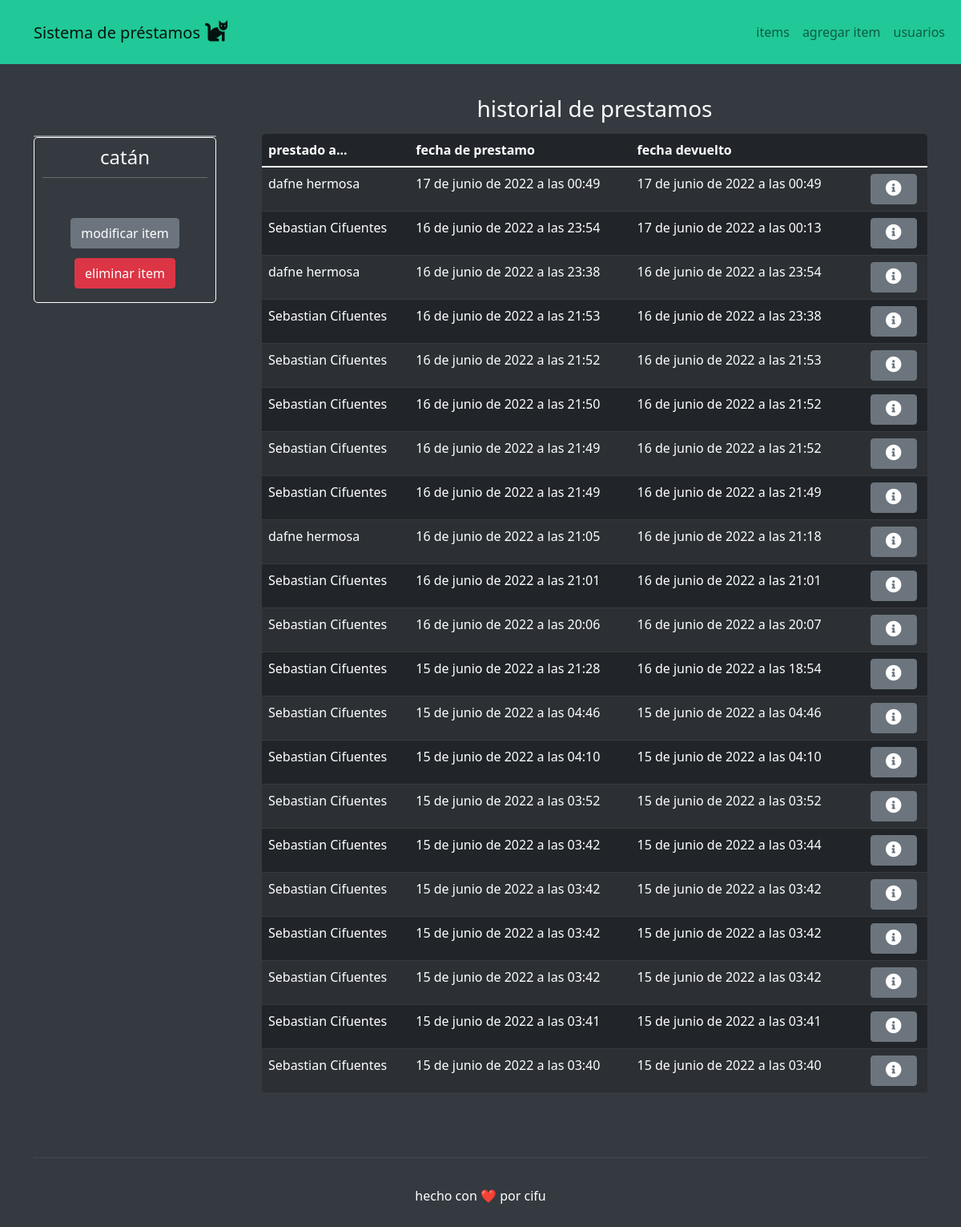
/1/, run on the app's committed database.
### items/models.py (models this page shows, shortened)
class item(models.Model):
    nombre = models.CharField(max_length=50)
    codigo = models.CharField(max_length=50, blank=True)
    categoria = models.ForeignKey(categoria, on_delete=models.CASCADE)
    description = models.CharField(max_length=250, blank=True)
    disponible = models.BooleanField()
    def __str__(self):
        return self.nombre

class prestamo(models.Model):
    usuario = models.ForeignKey(usuario, on_delete=models.CASCADE)
    item = models.ForeignKey(item, on_delete=models.CASCADE)
    fecha_prestamo = models.DateTimeField('fecha prestamo', null=True, blank=True)
    fecha_devuelto = models.DateTimeField('fecha devuelto', null=True, blank=True)
    devuelto = models.BooleanField(default=False)

class usuario(models.Model):
    nombre = models.CharField(max_length=150)
    rol = models.CharField(max_length=15, blank=True)
    rut = models.CharField(max_length=15, blank=True)
    correo = models.CharField(max_length=150, blank=True)
    def __str__(self):
        return self.nombre

### items/views.py (the view)
# urls.py: path('<int:id>/', views.item_, name='item_'),
def item_(request, id):
    print("request de item")
    item_ = get_object_or_404(item, pk=id)
    prestamos = prestamo.objects.filter(item=item_).order_by("-fecha_prestamo")
    return(render(request, 'item.html', {'item':item_, 'prestamos':prestamos}))

### items/templates/item.html (shortened to what this page needs)
{% extends 'base.html' %}
{% block content %}
<div class="container" style="padding-top: 39px;">
    <div class="row">
        <div class="col-auto col-md-3" style="margin-top: 50px;padding-right: 45px;">
            <div class="card" style="background: rgba(255,255,255,0.5);"></div>
            <form
                style="border-radius: 5px;padding-top: 10px;padding-right: 10px;padding-bottom: 10px;padding-left: 10px;border: 1px solid var(--bs-body-bg);border-top-style: solid;">
                <h1 class="fs-4 text-center" style="color: var(--bs-gray-100);">{{ item }}</h1>
                <hr
                    style="background: var(--bs-body-bg);border-width: 1px;border-color: var(--bs-body-bg);color: var(--bs-body-bg);margin-top: 10px;margin-bottom: 10px;" />
                    <div class="d-flex d-md-flex d-lg-flex justify-content-end justify-content-md-end align-items-md-center justify-content-lg-end justify-content-xl-center"
                    style="margin-top: 50px;padding-bottom: 7px;"> <button class="btn btn-secondary" type="button">modificar item</button> </div>
                    <div class="d-flex d-md-flex d-lg-flex justify-content-end justify-content-md-end align-items-md-center justify-content-lg-end justify-content-xl-center"
                    style="margin-top: 5px;padding-bottom: 7px;"><button class="btn btn-danger" type="button">eliminar item</button></div>
            </form>
        </div>
        <div class="col-md-9">
            <div class="text-center" style="margin-top: 0px;margin-bottom: 14px;">
                <h3 style="color: var(--bs-body-bg);">historial de prestamos</h3>
            </div>
            <div class="table-responsive" style="border-radius: 5px;border: 1px none var(--bs-body-bg);">
                <table class="table table-striped table-dark">
                    <thead>
                        <tr>
                            <th>prestado a...</th>
                            <th>fecha de prestamo</th>
                            <th>fecha devuelto</th>
                            <th></th>
                        </tr>
                    </thead>
                    <tbody>
                        {% for prestamo in prestamos %}
                        <tr>
                            <td>{{prestamo.usuario}}</td>
                            <td>{{prestamo.fecha_prestamo}}</td>
                            {% if prestamo.fecha_devuelto %}
                            <td>{{prestamo.fecha_devuelto}}</td>
                            {% else %}
                            <td> </td>
                            {% endif %}
                            <td class="d-lg-flex justify-content-lg-center"><button class="btn btn-secondary"
                                    type="button"
                                    style="text-align: center;padding-left: 18px;padding-right: 18px;margin-left: 10px;"><i
                                        class="fas fa-info-circle fs-5"></i></button></td>
                        </tr>
                        {% endfor %}
                    </tbody>
                </table>
            </div>
        </div>
    </div>
</div>
{% endblock %}

### static/css/Profile-Edit-Form-1.css (style rules this page uses)
hr { height: 2px; }

### static/css/Profile-Edit-Form.css (style rules this page uses)
hr { height: 2px; }

### data on the page
item: nombre "catán"
prestamo: usuario "dafne hermosa", fecha_prestamo "17 de junio de 2022 a las 00:49", fecha_devuelto "17 de junio de 2022 a las 00:49"
prestamo: usuario "Sebastian Cifuentes", fecha_prestamo "16 de junio de 2022 a las 23:54", fecha_devuelto "17 de junio de 2022 a las 00:13"
prestamo: usuario "dafne hermosa", fecha_prestamo "16 de junio de 2022 a las 23:38", fecha_devuelto "16 de junio de 2022 a las 23:54"
prestamo: usuario "Sebastian Cifuentes", fecha_prestamo "16 de junio de 2022 a las 21:53", fecha_devuelto "16 de junio de 2022 a las 23:38"
prestamo: usuario "Sebastian Cifuentes", fecha_prestamo "16 de junio de 2022 a las 21:52", fecha_devuelto "16 de junio de 2022 a las 21:53"
prestamo: usuario "Sebastian Cifuentes", fecha_prestamo "16 de junio de 2022 a las 21:50", fecha_devuelto "16 de junio de 2022 a las 21:52"
prestamo: usuario "Sebastian Cifuentes", fecha_prestamo "16 de junio de 2022 a las 21:49", fecha_devuelto "16 de junio de 2022 a las 21:52"
prestamo: usuario "Sebastian Cifuentes", fecha_prestamo "16 de junio de 2022 a las 21:49", fecha_devuelto "16 de junio de 2022 a las 21:49"
prestamo: usuario "dafne hermosa", fecha_prestamo "16 de junio de 2022 a las 21:05", fecha_devuelto "16 de junio de 2022 a las 21:18"
prestamo: usuario "Sebastian Cifuentes", fecha_prestamo "16 de junio de 2022 a las 21:01", fecha_devuelto "16 de junio de 2022 a las 21:01"
prestamo: usuario "Sebastian Cifuentes", fecha_prestamo "16 de junio de 2022 a las 20:06", fecha_devuelto "16 de junio de 2022 a las 20:07"
prestamo: usuario "Sebastian Cifuentes", fecha_prestamo "15 de junio de 2022 a las 21:28", fecha_devuelto "16 de junio de 2022 a las 18:54"
prestamo: usuario "Sebastian Cifuentes", fecha_prestamo "15 de junio de 2022 a las 04:46", fecha_devuelto "15 de junio de 2022 a las 04:46"
prestamo: usuario "Sebastian Cifuentes", fecha_prestamo "15 de junio de 2022 a las 04:10", fecha_devuelto "15 de junio de 2022 a las 04:10"
prestamo: usuario "Sebastian Cifuentes", fecha_prestamo "15 de junio de 2022 a las 03:52", fecha_devuelto "15 de junio de 2022 a las 03:52"
prestamo: usuario "Sebastian Cifuentes", fecha_prestamo "15 de junio de 2022 a las 03:42", fecha_devuelto "15 de junio de 2022 a las 03:44"
prestamo: usuario "Sebastian Cifuentes", fecha_prestamo "15 de junio de 2022 a las 03:42", fecha_devuelto "15 de junio de 2022 a las 03:42"
prestamo: usuario "Sebastian Cifuentes", fecha_prestamo "15 de junio de 2022 a las 03:42", fecha_devuelto "15 de junio de 2022 a las 03:42"
prestamo: usuario "Sebastian Cifuentes", fecha_prestamo "15 de junio de 2022 a las 03:42", fecha_devuelto "15 de junio de 2022 a las 03:42"
prestamo: usuario "Sebastian Cifuentes", fecha_prestamo "15 de junio de 2022 a las 03:41", fecha_devuelto "15 de junio de 2022 a las 03:41"
prestamo: usuario "Sebastian Cifuentes", fecha_prestamo "15 de junio de 2022 a las 03:40", fecha_devuelto "15 de junio de 2022 a las 03:40"
